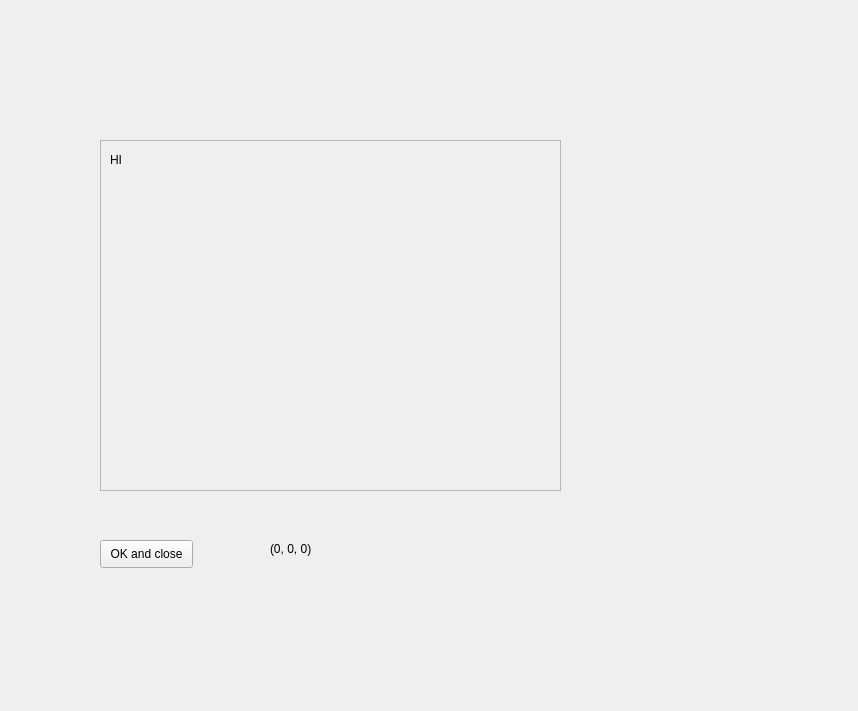
<?xml version="1.0" encoding="UTF-8"?>
<ui version="4.0">
 <class>Form</class>
 <widget class="QWidget" name="Form">
  <property name="geometry">
   <rect>
    <x>0</x>
    <y>0</y>
    <width>858</width>
    <height>711</height>
   </rect>
  </property>
  <property name="windowTitle">
   <string>Form</string>
  </property>
  <widget class="QScrollArea" name="scrollArea">
   <property name="geometry">
    <rect>
     <x>100</x>
     <y>140</y>
     <width>461</width>
     <height>351</height>
    </rect>
   </property>
   <property name="widgetResizable">
    <bool>true</bool>
   </property>
   <widget class="QWidget" name="scrollAreaWidgetContents">
    <property name="geometry">
     <rect>
      <x>0</x>
      <y>0</y>
      <width>459</width>
      <height>349</height>
     </rect>
    </property>
    <layout class="QGridLayout" name="gridLayout">
     <item row="0" column="0">
      <widget class="QLabel" name="label_img">
       <property name="text">
        <string>HI</string>
       </property>
      </widget>
     </item>
     <item row="1" column="0">
      <spacer name="verticalSpacer">
       <property name="orientation">
        <enum>Qt::Vertical</enum>
       </property>
       <property name="sizeHint" stdset="0">
        <size>
         <width>20</width>
         <height>40</height>
        </size>
       </property>
      </spacer>
     </item>
     <item row="0" column="1">
      <spacer name="horizontalSpacer">
       <property name="orientation">
        <enum>Qt::Horizontal</enum>
       </property>
       <property name="sizeHint" stdset="0">
        <size>
         <width>40</width>
         <height>20</height>
        </size>
       </property>
      </spacer>
     </item>
    </layout>
   </widget>
  </widget>
  <widget class="QPushButton" name="Button_OK_and_close">
   <property name="geometry">
    <rect>
     <x>100</x>
     <y>540</y>
     <width>93</width>
     <height>28</height>
    </rect>
   </property>
   <property name="text">
    <string>OK and close</string>
   </property>
  </widget>
  <widget class="QLabel" name="label_origin">
   <property name="geometry">
    <rect>
     <x>270</x>
     <y>540</y>
     <width>171</width>
     <height>17</height>
    </rect>
   </property>
   <property name="text">
    <string>(0, 0, 0)</string>
   </property>
  </widget>
 </widget>
 <resources/>
 <connections>
  <connection>
   <sender>Button_OK_and_close</sender>
   <signal>clicked()</signal>
   <receiver>Form</receiver>
   <slot>okAndClose()</slot>
   <hints>
    <hint type="sourcelabel">
     <x>167</x>
     <y>556</y>
    </hint>
    <hint type="destinationlabel">
     <x>219</x>
     <y>572</y>
    </hint>
   </hints>
  </connection>
 </connections>
 <slots>
  <slot>okAndClose()</slot>
 </slots>
</ui>
